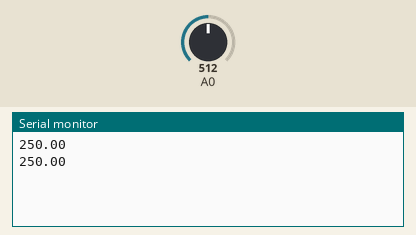
Bench run of a sketch on a simulated Arduino Uno, built with avr-gcc and run on an emulated ATmega328P. Shown: the last lines printed to the serial monitor. Inputs (shaded band) come from the test bench; at power-on: A0 = 512.

Above: at 1.8 s.
1.9 s: A0 set to 716
At 2.8 s:
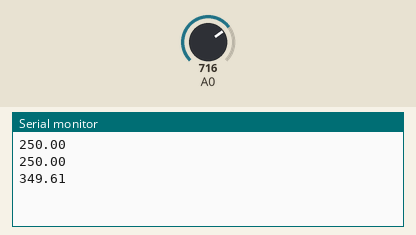
3.4 s: A0 set to 900
At 4.8 s:
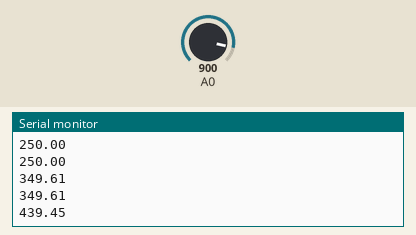
Timing chart, 0 to 6.4 s (numbered marks = the images above; inputs shaded):
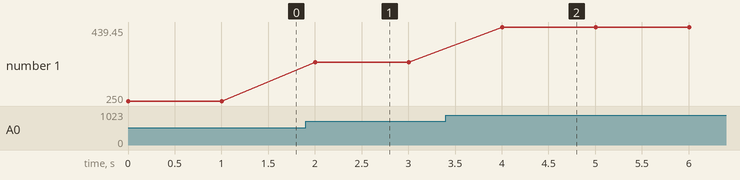

Measured:
- after the input at 1.9 s, the serial monitor: prints a new line after 0.10 s (image 1)
- after the input at 3.4 s, the serial monitor: prints a new line after 0.60 s (image 2)
- plotted number 1: 250 → 349.61 after the input at 1.9 s, 349.61 → 439.45 after the input at 3.4 s

The sketch:

Tempurature.ino
```cpp
int outputpin=0;

void setup(){
  Serial.begin(9600);
}
void loop(){
  int rowVoltage=analogRead(A0);
  float mv=(rowVoltage/1024.0)*5000;
  float c = mv/10;
  Serial.println(c);
  delay(1000);
}
```
